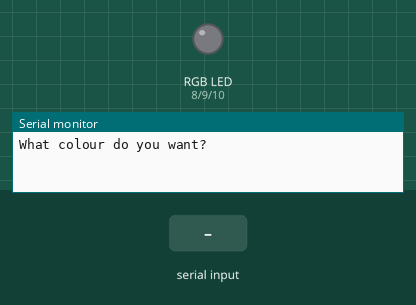
Bench run of a sketch on a simulated Arduino Uno, built with avr-gcc and run on an emulated ATmega328P. Parts: an RGB LED mixed from three pins (HIGH = lit), the last lines printed to the serial monitor. The test bench sets the inputs (shaded band).

Above: at 1.2 s.
1.3 s: "red" received over Serial
At 3.5 s:
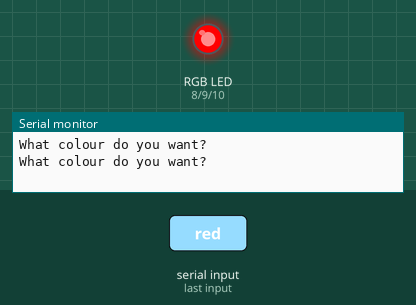
3.8 s: "green" received over Serial
At 5.6 s:
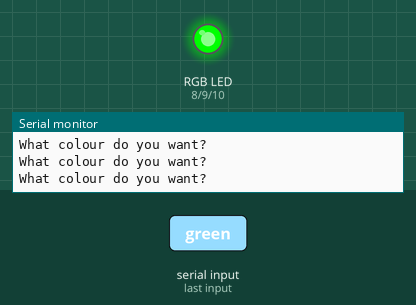
6.3 s: "blue" received over Serial
At 8.5 s:
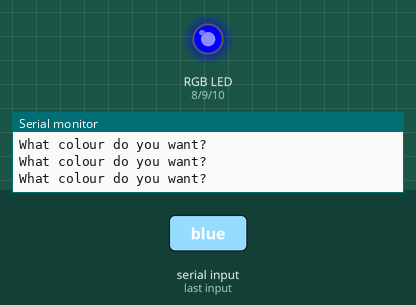
8.8 s: "aqua" received over Serial
At 10.7 s:
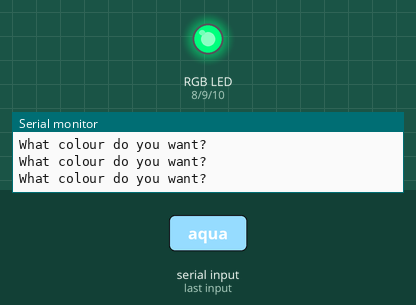
11.3 s: "blue" received over Serial
At 13.7 s:
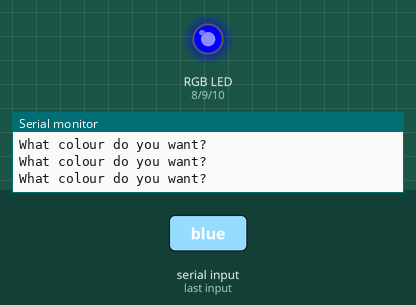
Timing chart, 0 to 14.8 s (numbered marks = the images above; inputs shaded):
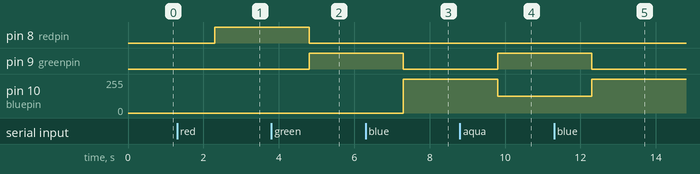

Measured:
- after the input at 1.3 s, pin 8 (redpin): LOW → HIGH after 1.0 s
- after the input at 3.8 s, pin 8 (redpin): HIGH → LOW after 1.0 s; pin 9 (greenpin): LOW → HIGH after 1.0 s
- after the input at 6.3 s, pin 9 (greenpin): HIGH → LOW after 1.0 s; pin 10 (bluepin): 0/255 → 255/255 after 1.0 s
- after the input at 8.8 s, pin 9 (greenpin): LOW → HIGH after 1.0 s; pin 10 (bluepin): 255/255 → 125/255 after 1.0 s
- after the input at 11.3 s, pin 9 (greenpin): HIGH → LOW after 1.0 s; pin 10 (bluepin): 125/255 → 255/255 after 1.0 s

The sketch:

rgblight.ino
```cpp
int redpin = 8;
int greenpin = 9;
int bluepin = 10;
String mycolor;
String msg = "What colour do you want? ";
void setup() {
  // put your setup code here, to run once:
  Serial.begin(9600);
  pinMode(redpin, OUTPUT);
  pinMode(greenpin, OUTPUT);
  pinMode(bluepin, OUTPUT);
}

void loop() {
  // put your main code here, to run repeatedly:
  Serial.println(msg);
  while (Serial.available() == 0) {
  }
  mycolor = Serial.readString();
  if (mycolor == "red") {
    digitalWrite(redpin, HIGH);
    digitalWrite(greenpin, LOW);
    digitalWrite(bluepin, LOW);
  }
  if (mycolor == "green") {
    digitalWrite(greenpin, HIGH);
    digitalWrite(redpin, LOW);
    digitalWrite(bluepin, LOW);
  }
  if (mycolor == "blue") {
    digitalWrite(bluepin, HIGH);
    digitalWrite(greenpin, LOW);
    digitalWrite(redpin, LOW);
  }
  if (mycolor == "aqua") {
    digitalWrite(redpin, LOW);
    analogWrite(greenpin, 255);
    analogWrite(bluepin, 125);
  }
  if (mycolor == "off") {
    digitalWrite(bluepin, LOW);
    digitalWrite(greenpin, LOW);
    digitalWrite(redpin, LOW);
  }
}
```
